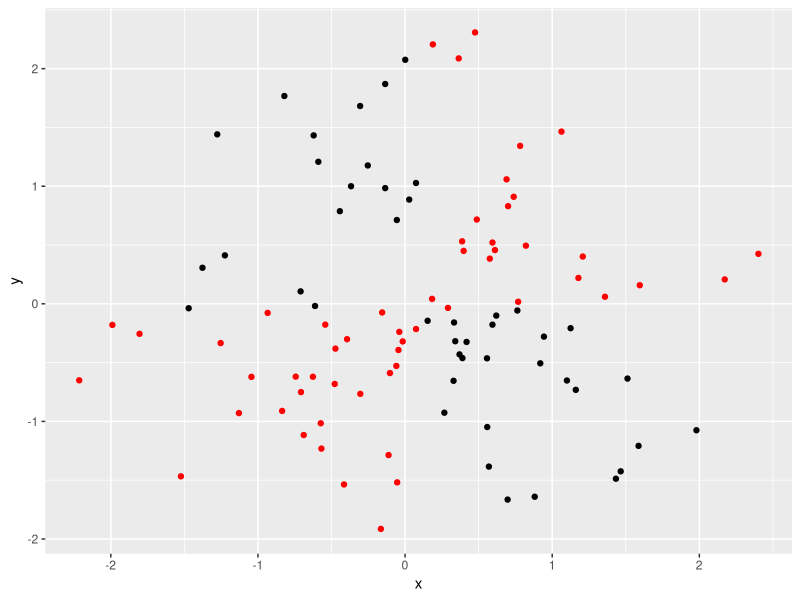
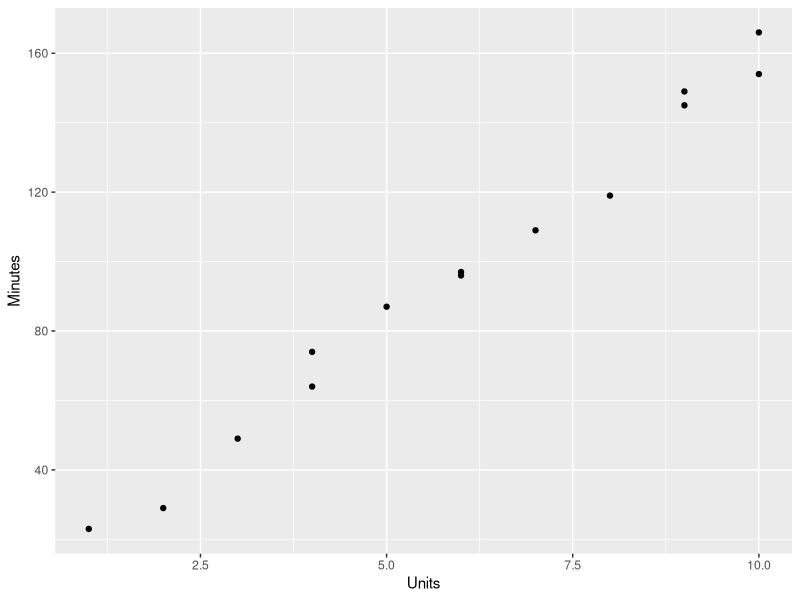
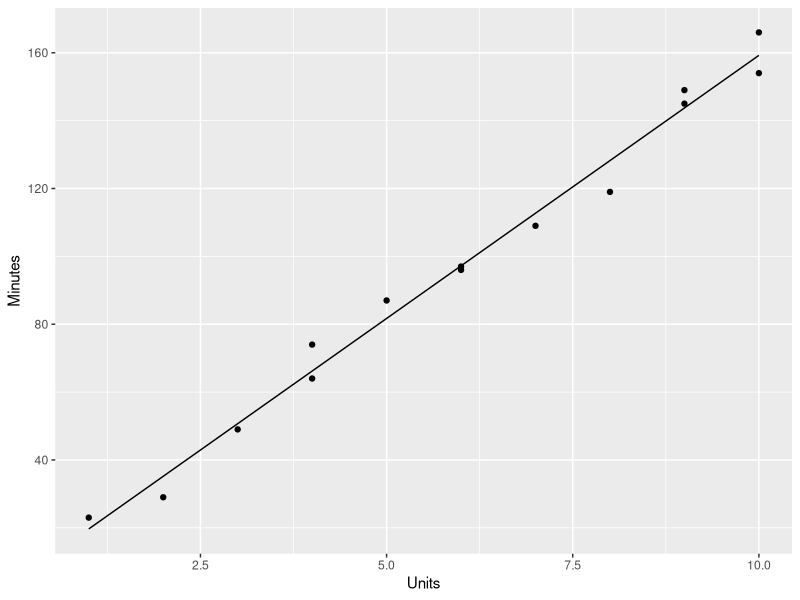
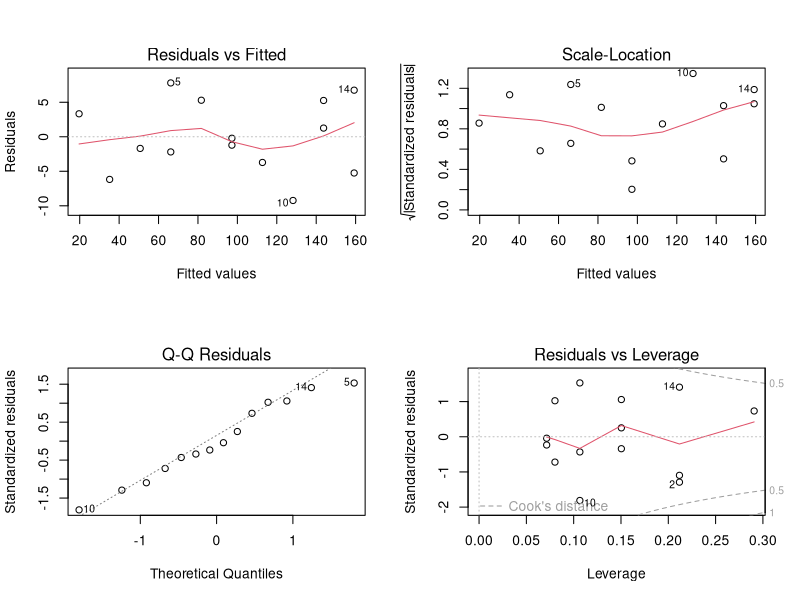
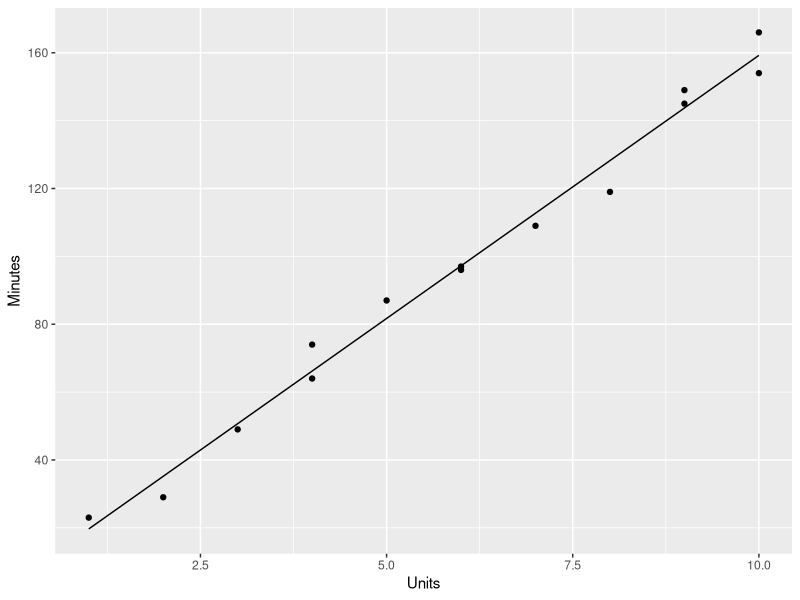
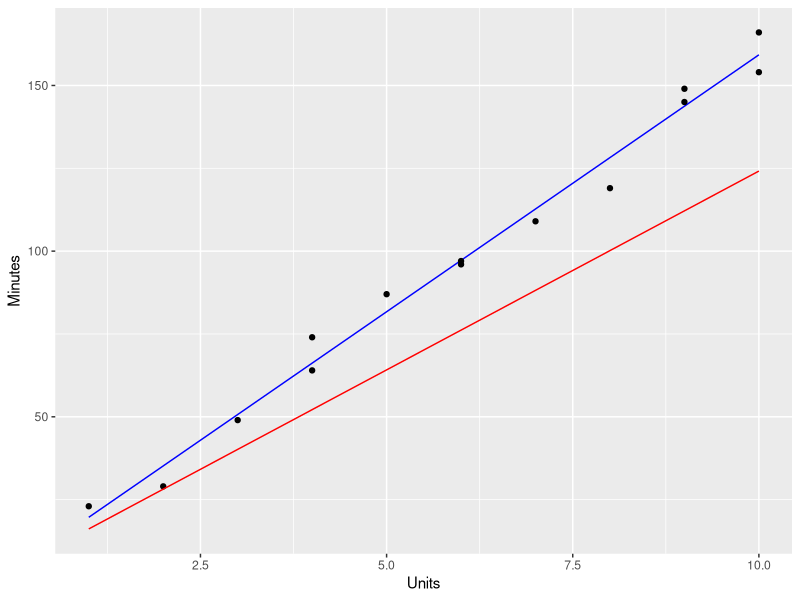

Write the R code that produced these figures, in order. (Note: this script raises an error after producing the figures.)
## ---- chunk 1
library(ggplot2)
library(dplyr)
## ---- chunk 2
set.seed(1)
n = 100
D = data.frame(
  x = rnorm(n),
  y = rnorm(n)
)
## ---- chunk 3
D$devp = (D$x-mean(D$x)) * (D$y-mean(D$y))
sum(D$devp)/(n-1)
cov(D$x, D$y)
## ---- chunk 4
D$devp.col = ifelse(D$devp<=0, "black", "red")
ggplot(D, aes(x,y)) +
  geom_point(color=D$devp.col)
## ---- chunk 5
D$zx = (D$x-mean(D$x))/sd(D$x)
D$zy = (D$y-mean(D$y))/sd(D$y)
(sum(D$zx*D$zy))/(n-1)
cor(D$x, D$y)
## ---- chunk 6
COMPUTER = read.csv("./All_Data//P031.txt", sep="\t")
p=ggplot(COMPUTER, aes(Units, Minutes)) +
  geom_point()
print(p)

# Calc coefficients for the least squares regression line
hat_B_1 = sum( (COMPUTER$Minutes-mean(COMPUTER$Minutes))*(COMPUTER$Units - mean(COMPUTER$Units)) ) / sum( (COMPUTER$Units-mean(COMPUTER$Units))^2 )
hat_B_0 = mean(COMPUTER$Minutes) - hat_B_1*mean(COMPUTER$Units)

# Compute line
LSR = data.frame(hat_X = COMPUTER$Units)
LSR$hat_Y = hat_B_0 + hat_B_1*LSR$hat_X
p = p + geom_line(data=LSR, aes(hat_X, hat_Y))
print(LSR)
print(p)
## ---- chunk 7
COMPUTER.lm = lm(Minutes ~ Units, COMPUTER)
layout(matrix(1:4,2,2))
plot(COMPUTER.lm)
## ---- chunk 8
ggplot(COMPUTER, aes(Units, Minutes)) +
  geom_point() +
  geom_line(data=fortify(COMPUTER.lm), aes(Units, .fitted))
## ---- chunk 9
COMPUTER %>%
  group_by(Units) %>%
  summarise(MeanMinutes=mean(Minutes), MinPerUnit=sum(Minutes)/sum(Units)) %>%
  mutate(DeltaMeanMinutes=MeanMinutes-lag(MeanMinutes))
## ---- chunk 10
hat_sigma2 = sum( (COMPUTER$Minutes - LSR$hat_Y)^2 ) / (nrow(COMPUTER)-2)
se_hat_beta1 = sqrt(hat_sigma2)/sqrt(sum( (COMPUTER$Units-mean(COMPUTER$Units))^2 ))
## ---- chunk 11
COMPUTER_EST = rbind( 
  # Actual observations
  mutate(COMPUTER, dataset="observed"),

  # Management prediction
  COMPUTER %>%
    mutate(
      dataset = "management",
      Minutes = Units*12 + hat_B_0
    )
)
print(COMPUTER_EST)

ggplot() +
  geom_line(data=fortify(COMPUTER.lm), aes(Units, .fitted), color="blue") +
  geom_point(data=COMPUTER_EST[COMPUTER_EST$dataset=="observed",], aes(Units, Minutes)) +
  geom_line(data=COMPUTER_EST[COMPUTER_EST$dataset=="management",], aes(Units, Minutes), color="red") +
  ylab("Minutes")

mgmt.ttest = t.test(Minutes ~ dataset, data=COMPUTER_EST, paired=TRUE)
print(mgmt.ttest)
## ---- chunk 12
(cor(COMPUTER$Minutes, COMPUTER$Units)*sqrt(nrow(COMPUTER-2))) / (sqrt(1-cor(COMPUTER$Minutes, COMPUTER$Units)^2))
## ---- chunk 13
predict(COMPUTER.lm, data.frame(Units=4))
## ---- chunk 14
print(summary(COMPUTER.lm))
## ---- chunk 15
HW=read.table("All_Data//P052.txt", sep="\t", header=TRUE)
p=ggplot(HW, aes(Wife, Husband)) + geom_point()
print(p)

# a - cov of husbands and wives. Positive covariance.
cov(HW$Husband, HW$Wife)

# b - cov in inches
cov(HW$Husband/2.54, HW$Wife/2.54)

# c - cor of husbands and wives
cor(HW$Husband, HW$Wife)

# d - cor in inches
cor(HW$Husband/2.54, HW$Wife/2.54)

# e - cor if every man married a woman 5cm shorter == 1
cor(HW$Husband, HW$Husband-5)

# f - The response variable could be either the husband's or wife's height.
# Lets go with the Husband's height as the respose variable
# g - Test f with H0: slope == 0
HW.lm = lm(Husband ~ Wife, HW)
print(p + geom_line(data=fortify(HW.lm), aes(Wife, .fitted)))
HW.lm.summary = summary(HW.lm)
print(HW.lm.summary)
## ---- chunk 16
NEWS = read.csv("All_Data//P054.txt", sep="\t", header=TRUE)

# a - scatter plot
p = ggplot(NEWS, aes(Daily, Sunday)) + geom_point()
print(p)

# b - fit
NEWS.lm = lm(Sunday ~ Daily, NEWS)
print(summary(NEWS.lm))
print(p + geom_line(data=fortify(NEWS.lm), aes(Daily, .fitted)))

# c - Confidence Interval
confint(NEWS.lm) # Estimate +/- Std. Error * t-value

# d - Is there a significant relationship between Daily and Sunday circulation?
# Yes?

# e - 95% confidence interval for Daily with circulation=500,000
predict(NEWS.lm, data.frame(Daily=500000), interval="confidence", level=.95)

# g - how is this different?

# h - 95% confidence interval for Daily with circulation=2e6
predict(NEWS.lm, data.frame(Daily=2e6), interval="confidence", level=.95)
# Not likely to be accurate. Outside of the bounds of training data.
